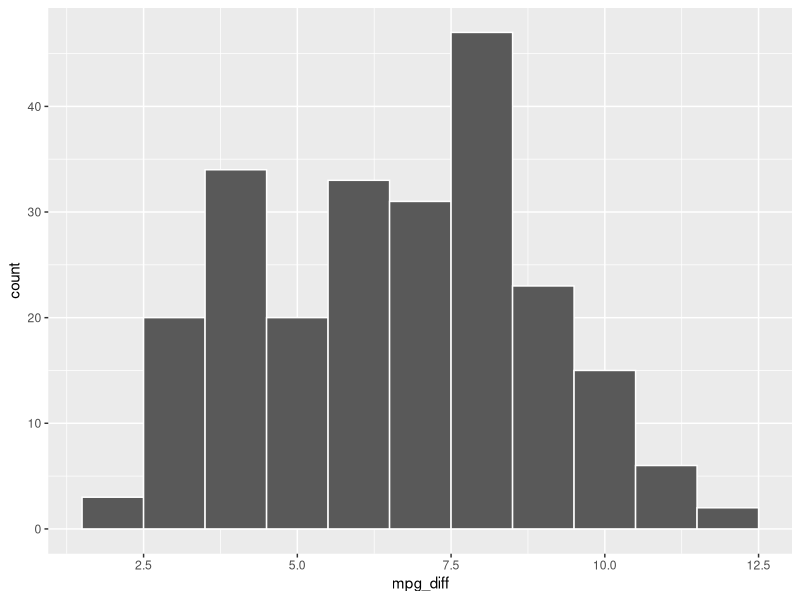
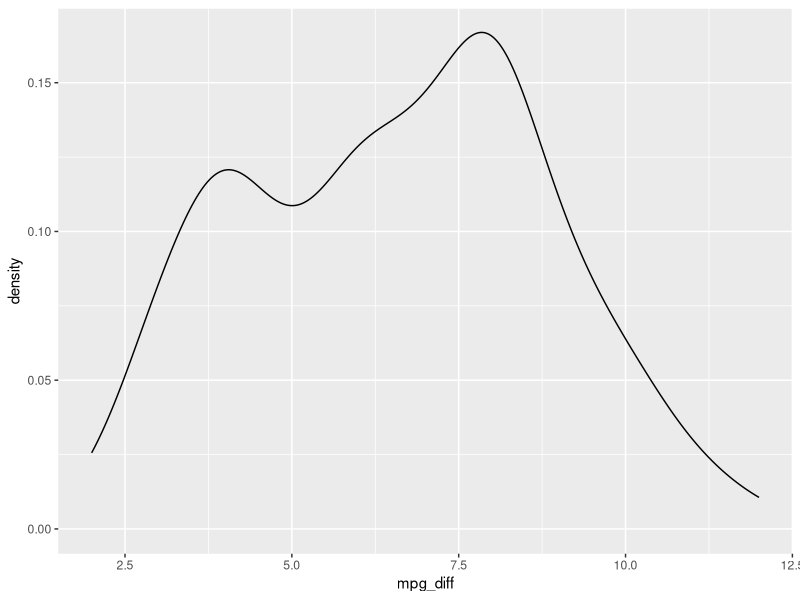

Generate these figures, in order, with R:
## ---- chunk 1
library("tidyverse")
head(mpg)
## ---- chunk 2
mpg |> filter(cty < 17)
## ---- chunk 3
mpg |> filter(cty < 17, class == "midsize")
## ---- chunk 4
mpg |> filter(cty < 17, class == "midsize", drv == "f")
## ---- chunk 5
mpg |> filter(manufacturer %in% c("honda", "hyundai", "subaru"))
## ---- chunk 6
mpg_with_diff <- mpg |> mutate(mpg_diff = hwy - cty)
## ---- chunk 7
ggplot(mpg_with_diff, aes(x = mpg_diff)) + geom_histogram(binwidth = 1, col = "white")
## ---- chunk 8
ggplot(mpg_with_diff, aes(x = mpg_diff)) + geom_density()
## ---- chunk 9

mpg |> group_by(class) |> 
  summarize(count = n())
## ---- chunk 10
mpg |> group_by(class) |> 
  summarize(cty_mean = mean(cty))
## ---- chunk 11
mpg |> group_by(class) |> 
  summarize(cty_sd = sd(cty))
## ---- chunk 12
mpg |> group_by(class) |> 
  summarize(hwy_mean = mean(hwy, na.rm = TRUE))
## ---- chunk 13
mpg |> group_by(class) |> 
  summarize(hwy_sd = sd(hwy, na.rm = TRUE))
## ---- chunk 14
mpg |> group_by(class) |> 
  summarize(count = n(),
            cty_mean = mean(cty, na.rm = TRUE), cty_sd = sd(cty, na.rm = TRUE),
            hwy_mean = mean(hwy, na.rm = TRUE), hwy_sd = sd(hwy, na.rm = TRUE))
## ---- chunk 15
mpg |> group_by(class) |>
  summarize(proportion_hwy_over_25 = mean(hwy > 25, na.rm = TRUE)) |> 
  arrange(desc(proportion_hwy_over_25))
